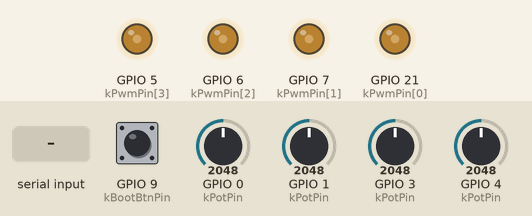
Simulated run of this sketch. Board: ESP32-C3. Shown: output pins drawn as LEDs (lit = HIGH). The test bench sets the inputs (shaded band); at power-on: GPIO 0 (kPotPin) = 2048, GPIO 1 (kPotPin) = 2048, GPIO 3 (kPotPin) = 2048, GPIO 4 (kPotPin) = 2048, GPIO 9 (kBootBtnPin) HIGH (analog values on the 0–4095 scale). EEPROM starts erased; what the sketch prints to the serial monitor is not drawn.

Above: at 1.2 s.
1.3 s: GPIO 0 (kPotPin) set to 1228
At 1.7 s:
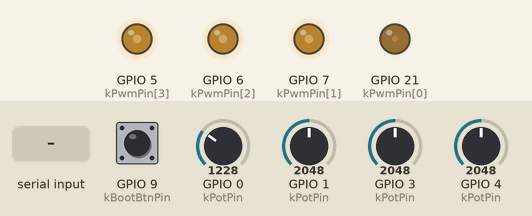
2.9 s: "cal max\n" received over Serial
At 5.69 s:
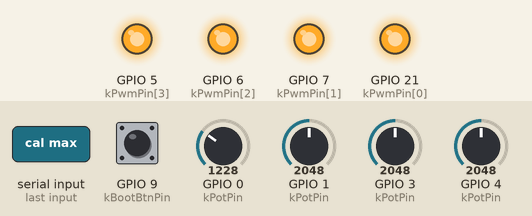
5.9 s: GPIO 1 (kPotPin) set to 1228
At 6.4 s:
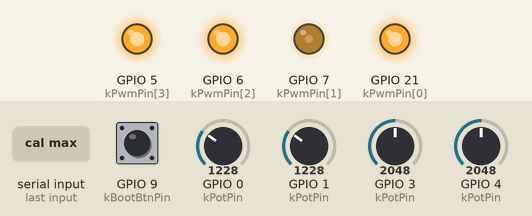
7.5 s: GPIO 3 (kPotPin) set to 1228
At 8.8 s:
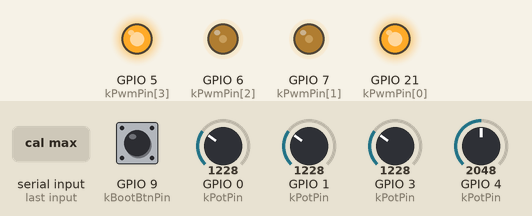
9.1 s: GPIO 4 (kPotPin) set to 1228
At 10.3 s:
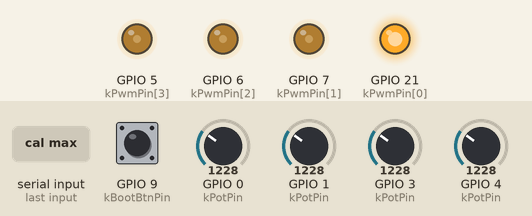
10.7 s: "cal reset\n" received over Serial
At 11.8 s:
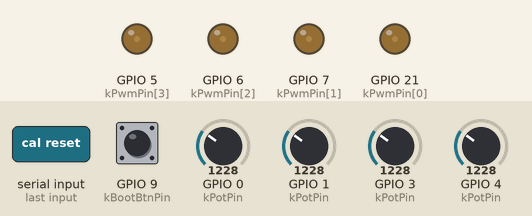
Timing chart, 0 to 13.3 s (numbered marks = the images above; inputs shaded):
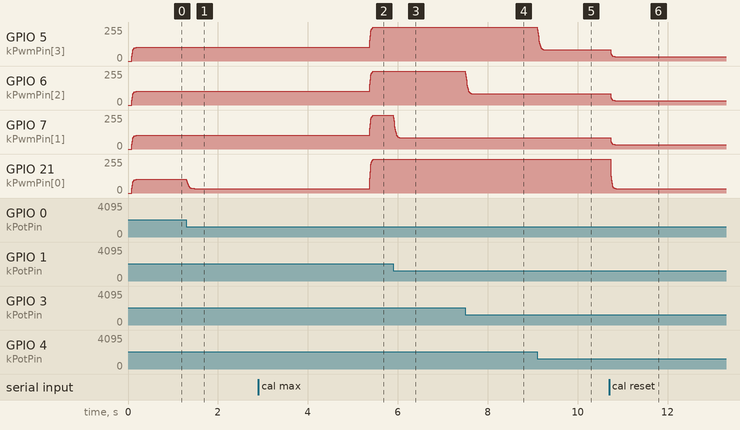

The sketch:

4ch_led_dimmer.ino
```cpp
/* =====================================================================
 *  4ch_led_dimmer.ino
 *  4 路 LED 灯带 PWM 调光 —— ESP32-C3 SuperMini
 *  ---------------------------------------------------------------------
 *  硬件依据：docs/4-channel-led-pwm-wiring-v3.html
 *
 *  每一路的信号链：
 *    10kΩ 电位器（3V3 — GND）wiper ──(100nF 对地)──> GPIO0 / 1 / 3 / 4  (ADC1)
 *    GPIO21 / 7 / 6 / 5 ──> UCC27524 INA(pin2) / INB(pin4)，非反相
 *                        ──> UCC27524 OUTA(pin7) / OUTB(pin5)
 *                        ──(47Ω)──> IRLZ44N 栅极（另有 100kΩ 下拉到地）
 *    IRLZ44N 源极 ──> GND，漏极 ──> 灯带负极；灯带正极 ──> +12V
 *
 *  UCC27524 是【非反相】栅极驱动器，所以占空比直接等于亮度：
 *      0%   → MOSFET 关断 → 灯带熄灭
 *      100% → MOSFET 全导通 → 灯带最亮
 *  固件在此基础上叠加：软件 gamma 校正、EMA 平滑、斜率限制、两点标定。
 *
 *  目标框架：Arduino-ESP32 core >= 2.0.6（3.x 已适配）
 * ===================================================================== */

#include <Arduino.h>
#include <math.h>
#include <string.h>
#include <stdlib.h>
#include <stdio.h>
#include <Preferences.h>

#if defined(ARDUINO_ARCH_ESP32) && __has_include("core_version.h")
#include "core_version.h"
#endif

/* ---------- Arduino-ESP32 版本适配 ---------- */
// 3.x 的 LEDC API 以“引脚”为参数；2.x 以“通道”为参数
#if defined(ESP_ARDUINO_VERSION_MAJOR) && (ESP_ARDUINO_VERSION_MAJOR >= 3)
#define LEDC_USES_PIN 1
#endif

// 串口端口选择。
// ESP32-C3 的 GPIO21 既是 CH1 的 PWM 脚，也是 UART0 的 TX —— 二者只能二选一。
// 核心在 ARDUINO_USB_CDC_ON_BOOT=1 时会把 Serial 重定向到原生 USB
//   (USB_MODE=1 → HWCDCSerial，即 C3 板子上那个 USB-Serial-JTAG)
// 因此必须开启 "USB CDC On Boot"，否则 Serial = Serial0 = UART0，会和 CH1 抢 GPIO21。
#if defined(ARDUINO_USB_CDC_ON_BOOT) && (ARDUINO_USB_CDC_ON_BOOT == 1)
#define LEDCTL_PORT Serial          // 已是原生 USB，放心用
#else
#define LEDCTL_PORT Serial0         // UART0：与 GPIO21 冲突，见下方 #warning
#endif

#if defined(ARDUINO_ARCH_ESP32) && (!defined(ARDUINO_USB_CDC_ON_BOOT) || (ARDUINO_USB_CDC_ON_BOOT == 0))
#warning "USB CDC On Boot is DISABLED: Serial falls back to UART0 whose TX is GPIO21 = CH1 PWM. Enable 'USB CDC On Boot' in Tools."
#endif

/* ========================= 1. 引脚与常量 ========================= */

static const uint8_t kChCount = 4;

// 电位器 wiper → ESP32-C3 ADC1_CH0 / CH1 / CH3 / CH4
static const int kPotPin[kChCount] = { 0, 1, 3, 4 };

// ESP32-C3 PWM → UCC27524 输入（pin2 = A 路，pin4 = B 路）
static const int kPwmPin[kChCount] = { 21, 7, 6, 5 };

// PWM 参数：恒频 4 kHz / 12 bit（4096 级）
static const uint32_t kPwmFreqHz     = 4000;
static const uint8_t  kPwmResolution = 12;
static const uint32_t kPwmDutyMax    = (1u << kPwmResolution) - 1;

// ADC 参数：12 bit，11dB 衰减（有效量程 0 ~ 2.5 V）
static const int   kAdcBits   = 12;
static const float kAdcSatMv  = 2500.0f;   // 11dB 衰减下的线性上限
static const float kAdcSatEps = 15.0f;     // 饱和判定余量 (mV)

// 控制参数
static const uint8_t kLoopMs       = 8;        // 主循环周期 ≈125 Hz
static const float   kAdcEmaAlpha  = 0.25f;    // ADC 一阶低通系数
static const float   kDutyEmaAlpha = 0.35f;    // 亮度平滑系数（抑制抖动/闪烁）
static const float   kGammaDefault = 2.20f;    // 线性电位器 → 人眼线性
static const float   kMinOnDuty    = 0.02f;    // 低于该占空比完全熄灭
static const uint8_t kBootBtnPin   = 9;        // ESP32-C3 BOOT 按钮（低电平按下）
static const char    kNvsNamespace[] = "led4ch";

/* ========================= 2. 状态量 ========================= */

struct Channel {
  float    minMv;        // 标定：旋钮最小位置时的 wiper 电压
  float    fullMv;       // 标定：认为 100% 亮度时的 wiper 电压
  float    mvEma;        // 平滑后的 wiper 电压
  float    level;        // 归一化旋钮位置 0..1
  float    duty;         // 实际占空比 0..1
  bool     emaReady;
  uint8_t  ledcChannel;
  uint32_t lastDuty;
};

static Channel     g_ch[kChCount];
static Preferences g_prefs;
static float       g_gamma    = kGammaDefault;
static bool        g_forceOff = false;
static char        g_line[64];
static uint8_t     g_lineLen  = 0;

/* ========================= 3. 前置声明 ========================= */

static void printHelp();
static void printStatus();
static void printCalibration();

/* ========================= 4. 底层读写 ========================= */

static float readWiperMv(int pin) {
  return (float)analogReadMilliVolts(pin);
}

static void attachPwm(uint8_t ch) {
#if defined(LEDC_USES_PIN)
  if (!ledcAttach(kPwmPin[ch], kPwmFreqHz, kPwmResolution)) {
    LEDCTL_PORT.printf("错误：IO%d 无法绑定到 LEDC，请换一个可作 PWM 的引脚。\r\n", kPwmPin[ch]);
  }
#else
  g_ch[ch].ledcChannel = ch;                 // 2.x：0..3 号 LEDC 通道
  ledcSetup(g_ch[ch].ledcChannel, kPwmFreqHz, kPwmResolution);
  ledcAttachPin(kPwmPin[ch], g_ch[ch].ledcChannel);
#endif
}

static void writeDuty(uint8_t ch, float duty) {
  if (duty < 0.0f) duty = 0.0f;
  if (duty > 1.0f) duty = 1.0f;

  const uint32_t raw = (uint32_t)lroundf(duty * (float)kPwmDutyMax);
  if (raw == g_ch[ch].lastDuty) return;       // 没变化就不写，省一点总线开销
  g_ch[ch].lastDuty = raw;

#if defined(LEDC_USES_PIN)
  ledcWrite(kPwmPin[ch], raw);
#else
  ledcWrite(g_ch[ch].ledcChannel, raw);
#endif
}

/* ========================= 5. 标定的存取 ========================= */

static void loadCalibration() {
  char key[12];
  for (uint8_t i = 0; i < kChCount; ++i) {
    snprintf(key, sizeof(key), "cmin%u", (unsigned)i);
    g_ch[i].minMv  = g_prefs.getFloat(key, 0.0f);
    snprintf(key, sizeof(key), "cfull%u", (unsigned)i);
    g_ch[i].fullMv = g_prefs.getFloat(key, kAdcSatMv);
    if (g_ch[i].fullMv <= g_ch[i].minMv + 50.0f) {   // 标定值不合理 → 回退默认
      g_ch[i].minMv  = 0.0f;
      g_ch[i].fullMv = kAdcSatMv;
    }
  }
}

static void saveCalibration() {
  char key[12];
  for (uint8_t i = 0; i < kChCount; ++i) {
    snprintf(key, sizeof(key), "cmin%u", (unsigned)i);
    g_prefs.putFloat(key, g_ch[i].minMv);
    snprintf(key, sizeof(key), "cfull%u", (unsigned)i);
    g_prefs.putFloat(key, g_ch[i].fullMv);
  }
}

static void resetCalibration() {
  for (uint8_t i = 0; i < kChCount; ++i) {
    g_ch[i].minMv  = 0.0f;
    g_ch[i].fullMv = kAdcSatMv;
  }
  saveCalibration();
}

/* ========================= 6. 主控制循环 ========================= */

static void updateChannels() {
  for (uint8_t i = 0; i < kChCount; ++i) {
    const float mv = readWiperMv(kPotPin[i]);

    // ADC 一阶低通，抑制电位器接触噪声
    if (!g_ch[i].emaReady) {
      g_ch[i].mvEma    = mv;
      g_ch[i].emaReady = true;
    } else {
      g_ch[i].mvEma += (mv - g_ch[i].mvEma) * kAdcEmaAlpha;
    }

    // 标定区间内线性映射到 0..1
    const float span = (g_ch[i].fullMv - g_ch[i].minMv > 1.0f)
                       ? (g_ch[i].fullMv - g_ch[i].minMv) : kAdcSatMv;
    float level = (g_ch[i].mvEma - g_ch[i].minMv) / span;
    if (level < 0.0f) level = 0.0f;
    if (level > 1.0f) level = 1.0f;
    g_ch[i].level = level;

    // gamma 校正：线性(B 型)电位器 → 人眼感知线性
    float target = 0.0f;
    if (!g_forceOff) {
      target = powf(level, g_gamma);
      if (target < kMinOnDuty) target = 0.0f;
    }

    // 斜率限制：旋钮快速转动 / ADC 抖动时，亮度平滑跟随
    g_ch[i].duty += (target - g_ch[i].duty) * kDutyEmaAlpha;
    if (g_ch[i].duty < kMinOnDuty) g_ch[i].duty = 0.0f;
    if (g_ch[i].duty > 1.0f)      g_ch[i].duty = 1.0f;

    writeDuty(i, g_ch[i].duty);
  }
}

/* ========================= 7. 标定采样 ========================= */

static void sortFloats(float *a, uint8_t n) {
  for (uint8_t i = 1; i < n; ++i) {
    const float v = a[i];
    uint8_t j = i;
    while (j > 0 && a[j - 1] > v) { a[j] = a[j - 1]; --j; }
    a[j] = v;
  }
}

// 采样约 2.4 秒，取分位数（最小取 5%，最大取 95%），对噪声鲁棒
static void captureExtremes(bool wantMax, float outMv[kChCount]) {
  static const uint8_t kSamples = 120;
  static float buf[kChCount][kSamples];
  static float sorted[kSamples];

  for (uint8_t i = 0; i < kChCount; ++i) {
    for (uint8_t s = 0; s < kSamples; ++s) {
      buf[i][s] = readWiperMv(kPotPin[i]);
      delay(5);
    }
  }

  for (uint8_t i = 0; i < kChCount; ++i) {
    uint8_t n = 0;
    for (uint8_t s = 0; s < kSamples; ++s) {
      // 求最大值时剔除完全饱和的样本（ADC 在 2.5 V 以上读数封顶）
      if (wantMax && buf[i][s] >= kAdcSatMv - kAdcSatEps) continue;
      sorted[n++] = buf[i][s];
    }

    if (n == 0) {                      // 全程饱和：用饱和电压兜底
      float mx = 0.0f;
      for (uint8_t s = 0; s < kSamples; ++s) if (buf[i][s] > mx) mx = buf[i][s];
      outMv[i] = mx;
      continue;
    }

    sortFloats(sorted, n);
    if (wantMax) outMv[i] = sorted[(uint8_t)((n * 19) / 20)];   // 95 分位
    else         outMv[i] = sorted[(uint8_t)(n / 20)];            // 5 分位
  }
}

static bool waitEnter(uint32_t timeoutMs = 60000) {
  LEDCTL_PORT.println(F("(等待回车，60 秒超时)"));
  const uint32_t t0 = millis();
  while ((uint32_t)(millis() - t0) < timeoutMs) {
    if (LEDCTL_PORT.available()) {
      const int c = LEDCTL_PORT.read();
      if (c == '\n' || c == '\r') return true;
    }
    delay(10);
  }
  return false;
}

static void runCalWizard() {
  float v[kChCount];

  LEDCTL_PORT.println();
  LEDCTL_PORT.println(F("========== 标定向导 =========="));
  LEDCTL_PORT.println(F("步骤 1/2：把 4 个旋钮全部转到【最小】位置，然后按回车"));
  if (!waitEnter()) { LEDCTL_PORT.println(F("标定已取消。")); return; }
  captureExtremes(false, v);
  for (uint8_t i = 0; i < kChCount; ++i) g_ch[i].minMv = v[i];

  LEDCTL_PORT.println(F("步骤 2/2：把 4 个旋钮全部转到【最大】位置，然后按回车"));
  if (!waitEnter()) { LEDCTL_PORT.println(F("标定已取消。")); return; }
  captureExtremes(true, v);
  for (uint8_t i = 0; i < kChCount; ++i) g_ch[i].fullMv = v[i];

  bool ok = true;
  for (uint8_t i = 0; i < kChCount; ++i) {
    if (g_ch[i].fullMv <= g_ch[i].minMv + 50.0f) {
      LEDCTL_PORT.printf("警告：CH%u 标定区间过小，已回退默认值。\r\n", (unsigned)(i + 1));
      g_ch[i].minMv  = 0.0f;
      g_ch[i].fullMv = kAdcSatMv;
      ok = false;
    }
  }
  if (!ok) { saveCalibration(); return; }

  saveCalibration();
  printCalibration();
  LEDCTL_PORT.println(F("标定完成，已写入 NVS。"));
  LEDCTL_PORT.println(F("提示：ADC 在约 2.5 V 饱和，3.3 V 电位器顶部约 1/4 行程是死区（见 README）。"));
}

static void captureOne(bool wantMax) {
  float v[kChCount];
  captureExtremes(wantMax, v);
  for (uint8_t i = 0; i < kChCount; ++i) {
    if (wantMax) g_ch[i].fullMv = v[i];
    else         g_ch[i].minMv  = v[i];
    if (g_ch[i].fullMv <= g_ch[i].minMv + 50.0f) {
      g_ch[i].minMv  = 0.0f;
      g_ch[i].fullMv = kAdcSatMv;
    }
  }
  saveCalibration();
  printCalibration();
}

/* ========================= 8. 串口命令行 ========================= */

static void printHelp() {
  LEDCTL_PORT.println(F("命令："));
  LEDCTL_PORT.println(F("  status      显示各路电压 / 亮度 / 占空比"));
  LEDCTL_PORT.println(F("  cal         两步标定向导（最小 -> 最大）"));
  LEDCTL_PORT.println(F("  cal min     只采集最小值"));
  LEDCTL_PORT.println(F("  cal max     只采集最大值"));
  LEDCTL_PORT.println(F("  cal show    显示当前标定"));
  LEDCTL_PORT.println(F("  cal reset   恢复默认标定"));
  LEDCTL_PORT.println(F("  off / on    强制全灭 / 恢复旋钮控制"));
  LEDCTL_PORT.println(F("  gamma <x>   临时设置 gamma 指数（如 gamma 2.2）"));
}

static void printStatus() {
  LEDCTL_PORT.println(F("通道  电位器   PWM    wiper电压   旋钮位置   占空比"));
  for (uint8_t i = 0; i < kChCount; ++i) {
    LEDCTL_PORT.printf(" CH%u   IO%-3d   IO%-3d  %8.1f mV   %6.3f    %6.2f%%\r\n",
                       (unsigned)(i + 1), kPotPin[i], kPwmPin[i],
                       g_ch[i].mvEma, g_ch[i].level, g_ch[i].duty * 100.0f);
  }
  if (g_forceOff) LEDCTL_PORT.println(F("[当前处于强制关闭状态，输入 on 恢复]"));
}

static void printCalibration() {
  LEDCTL_PORT.println(F("通道   min(mV)   full(mV)   区间(mV)"));
  for (uint8_t i = 0; i < kChCount; ++i) {
    LEDCTL_PORT.printf(" CH%u   %8.1f   %9.1f   %9.1f\r\n",
                       (unsigned)(i + 1), g_ch[i].minMv, g_ch[i].fullMv,
                       g_ch[i].fullMv - g_ch[i].minMv);
  }
}

static void handleCommand(const char *cmd) {
  if (strcmp(cmd, "help") == 0 || strcmp(cmd, "?") == 0) {
    printHelp();
  } else if (strcmp(cmd, "status") == 0) {
    printStatus();
  } else if (strcmp(cmd, "cal") == 0) {
    runCalWizard();
  } else if (strcmp(cmd, "cal reset") == 0) {
    resetCalibration();
    LEDCTL_PORT.println(F("已恢复默认标定。"));
    printCalibration();
  } else if (strcmp(cmd, "cal show") == 0) {
    printCalibration();
  } else if (strcmp(cmd, "cal min") == 0) {
    captureOne(false);
  } else if (strcmp(cmd, "cal max") == 0) {
    captureOne(true);
  } else if (strcmp(cmd, "off") == 0) {
    g_forceOff = true;
    LEDCTL_PORT.println(F("已强制关闭全部输出（旋钮不再起作用）。"));
  } else if (strcmp(cmd, "on") == 0) {
    g_forceOff = false;
    LEDCTL_PORT.println(F("已恢复由旋钮控制。"));
  } else if (strncmp(cmd, "gamma ", 6) == 0) {
    const float gm = (float)atof(cmd + 6);
    if (gm >= 1.0f && gm <= 5.0f) {
      g_gamma = gm;
      LEDCTL_PORT.printf("gamma = %.2f （仅本次运行有效，重启后恢复默认）\r\n", g_gamma);
    } else {
      LEDCTL_PORT.println(F("gamma 取值范围 1.0 ~ 5.0"));
    }
  } else {
    LEDCTL_PORT.println(F("未知命令，输入 help 查看用法"));
  }
}

static void serviceSerial() {
  while (LEDCTL_PORT.available()) {
    const int c = LEDCTL_PORT.read();
    if (c == '\r' || c == '\n') {
      if (g_lineLen > 0) {
        g_line[g_lineLen] = '\0';
        handleCommand(g_line);
        g_lineLen = 0;
      }
    } else if (g_lineLen < sizeof(g_line) - 1) {
      g_line[g_lineLen++] = (char)c;
    }
  }
}

/* ========================= 9. setup / loop ========================= */

void setup() {
  LEDCTL_PORT.begin(115200);

  g_prefs.begin(kNvsNamespace, false);
  loadCalibration();

  analogReadResolution(kAdcBits);
  analogSetAttenuation(ADC_11db);          // 0 ~ 2.5 V 有效量程

  for (uint8_t i = 0; i < kChCount; ++i) {
    // 先当普通输出拉低，避免 ESP32 复位期间 UCC27524 的输入悬空而误开 MOSFET
    pinMode(kPwmPin[i], OUTPUT);
    digitalWrite(kPwmPin[i], LOW);
    g_ch[i].lastDuty = 0xFFFFFFFFu;         // 保证首次写入 0
    attachPwm(i);
    writeDuty(i, 0.0f);
  }

  // 按住 BOOT 上电 → 直接进入标定向导
  pinMode(kBootBtnPin, INPUT_PULLUP);
  delay(50);
  const bool bootHeld = (digitalRead(kBootBtnPin) == LOW);

  LEDCTL_PORT.println();
  LEDCTL_PORT.println(F("========== 4ch_led_dimmer ready =========="));
  LEDCTL_PORT.printf("PWM: %lu Hz / %u bit   gamma: %.2f\r\n",
                     (unsigned long)kPwmFreqHz, (unsigned)kPwmResolution, g_gamma);
  printHelp();

  if (bootHeld) {
    LEDCTL_PORT.println(F("[检测到 BOOT 按住] 进入标定向导"));
    runCalWizard();
  }
}

void loop() {
  serviceSerial();
  updateChannels();
  delay(kLoopMs);
}
```

Measured:
- after the input at 1.3 s, GPIO 21 (kPwmPin[0]): moves from 102/255 to 33/255 over 0.17 s, starting at once
- after the input at 2.9 s, GPIO 5 (kPwmPin[3]), GPIO 6 (kPwmPin[2]), GPIO 7 (kPwmPin[1]): moves from 102/255 to 255/255 over 0.11 s, starting after 2.5 s; GPIO 21 (kPwmPin[0]): moves from 33/255 to 255/255 over 0.12 s, starting after 2.5 s
- after the input at 5.9 s, GPIO 7 (kPwmPin[1]): moves from 255/255 to 83/255 over 0.17 s, starting at once
- after the input at 7.5 s, GPIO 6 (kPwmPin[2]): moves from 255/255 to 83/255 over 0.17 s, starting at once
- after the input at 9.1 s, GPIO 5 (kPwmPin[3]): moves from 255/255 to 83/255 over 0.17 s, starting at once
- after the input at 10.7 s, GPIO 5 (kPwmPin[3]), GPIO 6 (kPwmPin[2]), GPIO 7 (kPwmPin[1]): moves from 83/255 to 33/255 over 0.09 s, starting at once; GPIO 21 (kPwmPin[0]): moves from 255/255 to 33/255 over 0.12 s, starting at once
